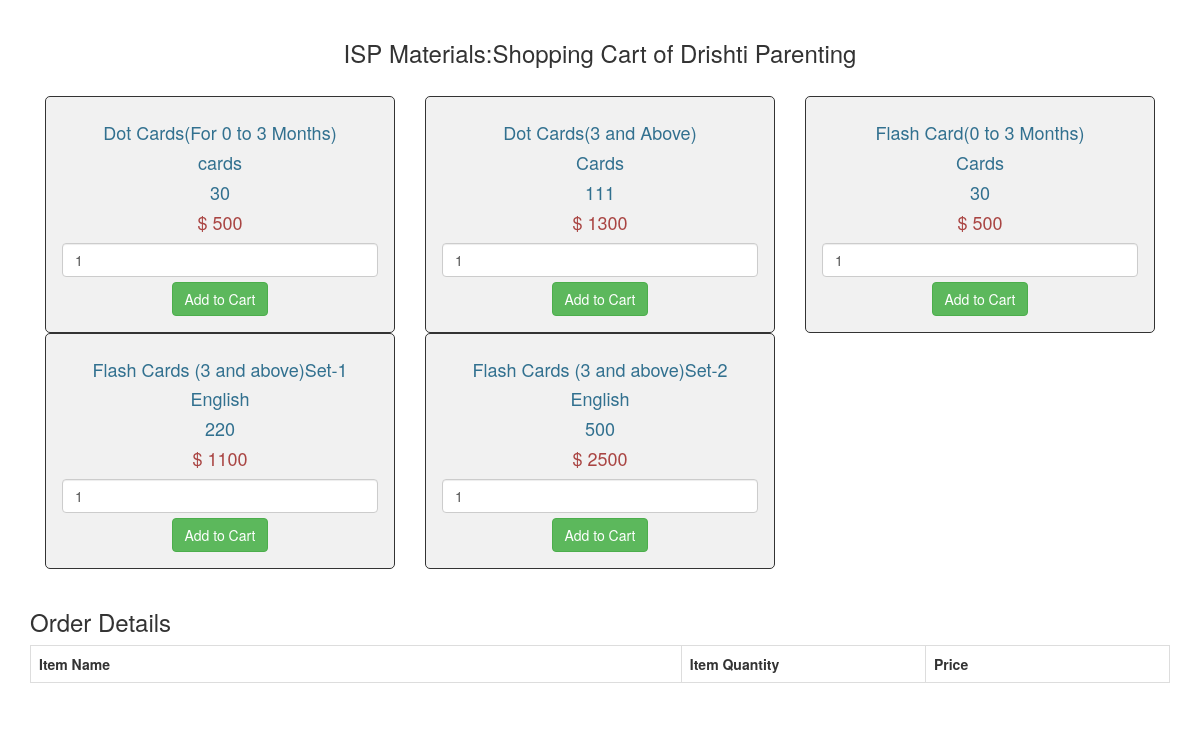
The page /shop.php on the database its author committed.
### tables this page shows
CREATE TABLE `materials` (
  `sno` int(11) NOT NULL,
  `name` varchar(100) NOT NULL,
  `language` varchar(100) NOT NULL,
  `number` int(11) NOT NULL,
  `price` float NOT NULL
);

### shop.php (the view, shortened to what this page needs)
<?php include 'config.php'?>
 <!DOCTYPE html>
 <html>
      <head>
           <link rel="stylesheet" href="https://maxcdn.bootstrapcdn.com/bootstrap/3.3.6/css/bootstrap.min.css" />
      </head>
      <body>
           <br />
           <div class="container" style="">
                <h3 align="center">ISP Materials:Shopping Cart of Drishti Parenting </h3><br />
                <?php
                $query = "SELECT * FROM materials ORDER BY sno ASC";
                $result = mysqli_query($conn, $query);
                if(mysqli_num_rows($result) > 0)
                {
                     while($row = mysqli_fetch_array($result))
                     {
                ?>
                <div class="col-md-4">
                     <form method="post" action="shop.php?action=add&sno=<?php echo $row["sno"]; ?>">
                          <div style="border:1px solid #333; background-color:#f1f1f1; border-radius:5px; padding:16px;" align="center">
                               <h4 class="text-info"><?php echo $row["name"]; ?></h4>
                               <h4 class="text-info"><?php echo $row["language"]; ?></h4>
                               <h4 class="text-info"><?php echo $row["number"]; ?></h4>
                               <h4 class="text-danger">$ <?php echo $row["price"]; ?></h4>
                               <input type="text" name="quantity" class="form-control" value="1" />
                               <input type="submit" name="add_to_cart" style="margin-top:5px;" class="btn btn-success" value="Add to Cart" />
                          </div>
                     </form>
                </div>
                <?php
                     }
                }
                ?>
                <br />
                <h3>Order Details</h3>
                <div class="table-responsive">
                     <table class="table table-bordered">
                          <tr>
                               <th width="40%">Item Name</th>
                               <th width="15%">Item Quantity</th>
                               <th width="15%">Price</th>
                          </tr>
                     </table>
                </div>
           </div>
           <br />
      </body>
 </html>

### rows shown on the page
materials: name "Dot Cards(For 0 to 3 Months)", language "cards", number "30", price "500"
materials: name "Dot Cards(3 and Above)", language "Cards", number "111", price "1300"
materials: name "Flash Card(0 to 3 Months)", language "Cards", number "30", price "500"
materials: name "Flash Cards (3 and above)Set-1", language "English", number "220", price "1100"
materials: name "Flash Cards (3 and above)Set-2", language "English", number "500", price "2500"
